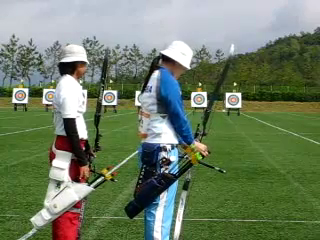
#> input picture frame 30 of archery.mp4, 320 x 240 px, given in place of video_0.mp4, which was not available
$ jupyter execute --allow-errors new-data.ipynb
#> lines starting #> are read from the running program, lines starting #| are printed output that depends on the picture
[cell 1]
import cv2
import pandas as pd
import os

def extract_frames(video_path, csv_path, timestamp_txt_path):
    """
    Extracts frame numbers from a video based on key press timestamps in a CSV file.

    Args:
        video_path (str): Path to the video file (e.g., "recording_1678886400000.mp4").
        csv_path (str): Path to the CSV file containing key press timestamps.
        timestamp_txt_path (str): Path to the text file containing the video start timestamp in nanoseconds.

    Returns:
        pandas.DataFrame: DataFrame with added "Frame" column containing frame numbers.
    """

    # 1. Read video start timestamp from the text file
    with open(timestamp_txt_path, 'r') as f:
        video_start_timestamp_ns = int(f.read())

    # 2. Convert nanoseconds to milliseconds
    video_start_timestamp_ms = video_start_timestamp_ns / 1000000

    # 3. Read CSV file into a pandas DataFrame
    df = pd.read_csv(csv_path)

    # 4. Open the video using OpenCV
    cap = cv2.VideoCapture(video_path)
    fps = cap.get(cv2.CAP_PROP_FPS)

    # 5. Calculate frame numbers for each key press
    df["Frame"] = ((df["Time (ms)"] - video_start_timestamp_ms) / 1000 * fps).astype(int)

    # 6. Release the video capture object
    cap.release()
    df.to_csv(csv_path, index=False)

#> (the rest of this cell did not finish here and is left out)

[cell 2]
import cv2

def crop_video_center(input_video_path, output_video_path):
    """
    Crops a video to a height of 480, centered, from an original height of 640.

    Args:
        input_video_path (str): Path to the input video file.
        output_video_path (str): Path to save the cropped video file.
    """
#> called with input_video_path = 'videos/video_0.mp4', output_video_path = 'videos/cropped/video_0.mp4'

    # Open the input video
    cap = cv2.VideoCapture(input_video_path)

    # Get video properties
    width = int(cap.get(cv2.CAP_PROP_FRAME_WIDTH))
    height = int(cap.get(cv2.CAP_PROP_FRAME_HEIGHT))
    fps = cap.get(cv2.CAP_PROP_FPS)

    # Calculate cropping parameters
    crop_height = 480
    crop_width = width  # Maintain original width
    y_start = (height - crop_height) // 2
    x_start = 0  # No cropping in width

    # Create VideoWriter object for the output video
    fourcc = cv2.VideoWriter_fourcc(*'mp4v')  # Use appropriate codec
    out = cv2.VideoWriter(output_video_path, fourcc, fps, (crop_width, crop_height))

    # Process video frames
    while cap.isOpened():
        ret, frame = cap.read()
#> frame is the input picture: shape (240, 320, 3); mean B, G, R 100.8, 126.6, 111
        if not ret:
            break

        # Crop the frame
        cropped_frame = frame[y_start:y_start + crop_height, x_start:x_start + crop_width]
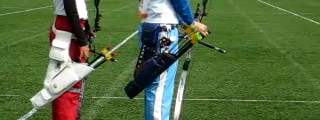
#> cropped_frame: shape (120, 320, 3); mean B, G, R 65.9, 108.3, 87

        # Write the cropped frame to the output video
        out.write(cropped_frame)

    # Release resources
    cap.release()
    out.release()

    print(f"Video cropped and saved to: {output_video_path}")

for i in range(0, 21):
    crop_video_center(f"videos/video_{i}.mp4", f"videos/cropped/video_{i}.mp4")


$ run again, starting later in the video
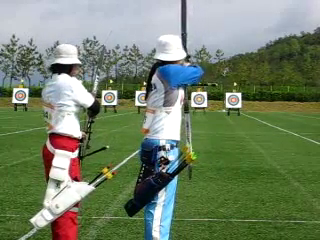
#> input picture frame 135 of archery.mp4, 320 x 240 px, given in place of video_0.mp4, which was not available
#> in crop_video_center, frame is the input picture: shape (240, 320, 3); mean B, G, R 103.6, 130.2, 114.8
#> in crop_video_center, `cropped_frame = frame[y_start:y_start + crop_height, x_start:x_start +..`:
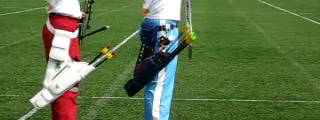
#> cropped_frame: shape (120, 320, 3); mean B, G, R 68.4, 113.3, 92.6

$ run again, starting later in the video
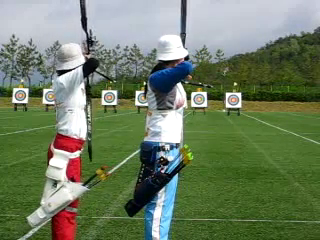
#> input picture frame 240 of archery.mp4, 320 x 240 px, given in place of video_0.mp4, which was not available
#> in crop_video_center, frame is the input picture: shape (240, 320, 3); mean B, G, R 98.6, 126.1, 110.9
#> in crop_video_center, `cropped_frame = frame[y_start:y_start + crop_height, x_start:x_start +..`:
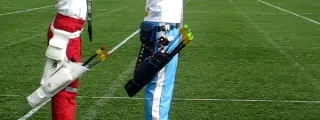
#> cropped_frame: shape (120, 320, 3); mean B, G, R 64.2, 109.2, 88.2
